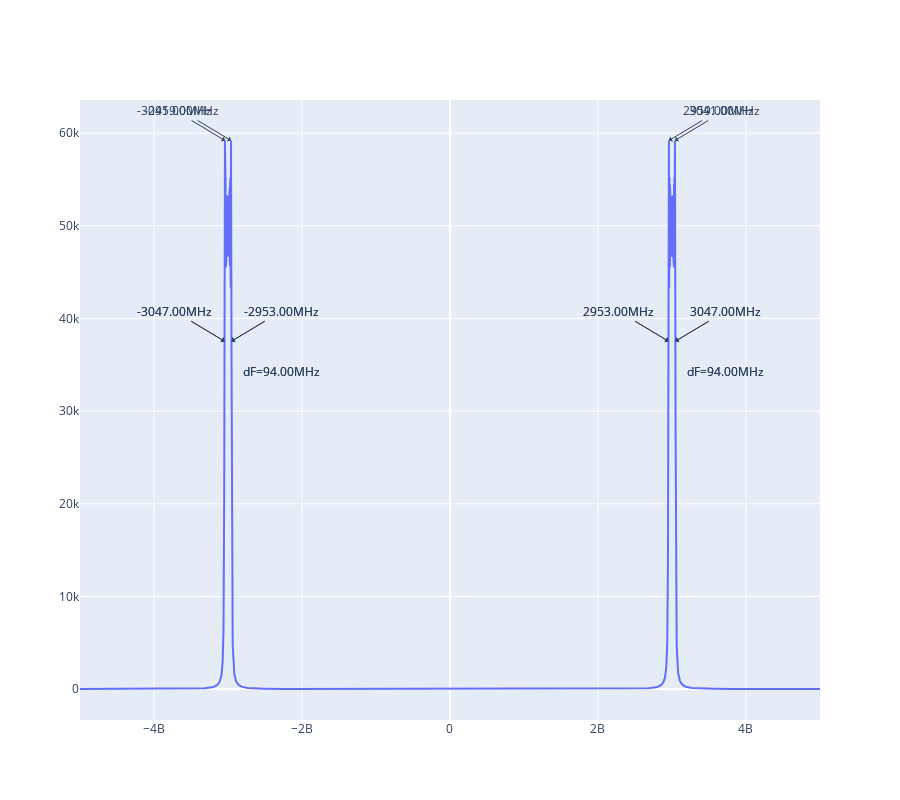

The notebook cell this image was saved under:
### Markdown cell above
You can see that the FFT bin size is now equal to 1Mhz, this is our resolution that is defined by sampling frequency and amount of samples. Ok, with this resolution we can see that the spectrum is symmetrical (the signal is real) and the band is very narrow (it's only one frequency bin). What will be if we apply the modulation from -50 to 50 Mhz? Will be the spectrum bands be equal to 100Mhz? Let's try! Now and further I will hide the most of code to generate the signals, you always can find the details by inspecting other source files.

### Code cell
import plot_data as pd
from plotly.subplots import make_subplots
import plotly.graph_objects as go

rf = pd.LfmSignal(f0=3*(10**9), delta_f=100*(10**6), tu=10**(-12),
                  l_sec=1000*(10**(-9)), s_sec=0, sim_dur=1000*(10**(-9)))

print(f"FFT Bin Size={rf.sig.f_res/1000000:.2f}Mhz")

data = pd.PlotData(rf.sig.data, rf.sig.fs)
data.trim_freq(-5 * 10 ** 9, 5 * 10 ** 9)
fig = make_subplots(rows=1, cols=1)
fig.add_trace(go.Scatter(x=data.freq_domain_x,
                         y=data.freq_domain,
                         name='RF modulated impulse spectrum'),
              row=1, col=1)
peaks = data.freq_peaks
pd.mark_peaks(fig, data, row=1, col=1)
pd.mark_bands(fig, data, row=1, col=1)

fig.update_layout(hovermode='x unified', height=800)
fig.show()

### Figure 1 — Plotly figure (JSON) as saved in the notebook; plotly's stock layout.template omitted (floating-point values rounded to 4 significant figures; data arrays with more than 128 entries replaced by an {"elided": "..."} marker saying what was removed)
{"data": [{"name": "RF modulated impulse spectrum", "type": "scatter", "x": {"elided": "10002 float values"}, "xaxis": "x", "y": {"elided": "10002 float values"}, "yaxis": "y"}], "layout": {"annotations": [{"arrowhead": 1, "ax": -50, "text": "-2959.00MHz", "x": -2959000000.0, "y": 59210.0}, {"arrowhead": 1, "ax": 50, "text": "2959.00MHz", "x": 2959000000.0, "y": 59210.0}, {"arrowhead": 1, "ax": -50, "text": "-3041.00MHz", "x": -3041000000.0, "y": 59210.0}, {"arrowhead": 1, "ax": 50, "text": "3041.00MHz", "x": 3041000000.0, "y": 59210.0}, {"arrowhead": 1, "ax": -50, "text": "-3047.00MHz", "x": -3047000000.0, "y": 37540.0}, {"arrowhead": 1, "ax": 50, "text": "-2953.00MHz", "x": -2953000000.0, "y": 37540.0}, {"arrowhead": 1, "showarrow": false, "text": "dF=94.00MHz", "x": -2953000000.0, "xref": "x", "xshift": 50, "y": 37540.0, "yref": "y", "yshift": -30}, {"arrowhead": 1, "ax": -50, "text": "2953.00MHz", "x": 2953000000.0, "y": 37540.0}, {"arrowhead": 1, "ax": 50, "text": "3047.00MHz", "x": 3047000000.0, "y": 37540.0}, {"arrowhead": 1, "showarrow": false, "text": "dF=94.00MHz", "x": 3047000000.0, "xref": "x", "xshift": 50, "y": 37540.0, "yref": "y", "yshift": -30}, {"arrowhead": 1, "ax": -50, "text": "-3047.00MHz", "x": -3047000000.0, "y": 37540.0}, {"arrowhead": 1, "ax": 50, "text": "-2953.00MHz", "x": -2953000000.0, "y": 37540.0}, {"arrowhead": 1, "showarrow": false, "text": "dF=94.00MHz", "x": -2953000000.0, "xref": "x", "xshift": 50, "y": 37540.0, "yref": "y", "yshift": -30}, {"arrowhead": 1, "ax": -50, "text": "2953.00MHz", "x": 2953000000.0, "y": 37540.0}, {"arrowhead": 1, "ax": 50, "text": "3047.00MHz", "x": 3047000000.0, "y": 37540.0}, {"arrowhead": 1, "showarrow": false, "text": "dF=94.00MHz", "x": 3047000000.0, "xref": "x", "xshift": 50, "y": 37540.0, "yref": "y", "yshift": -30}], "height": 800, "hovermode": "x unified", "xaxis": {"anchor": "y", "domain": [0, 1]}, "yaxis": {"anchor": "x", "domain": [0, 1]}}}
